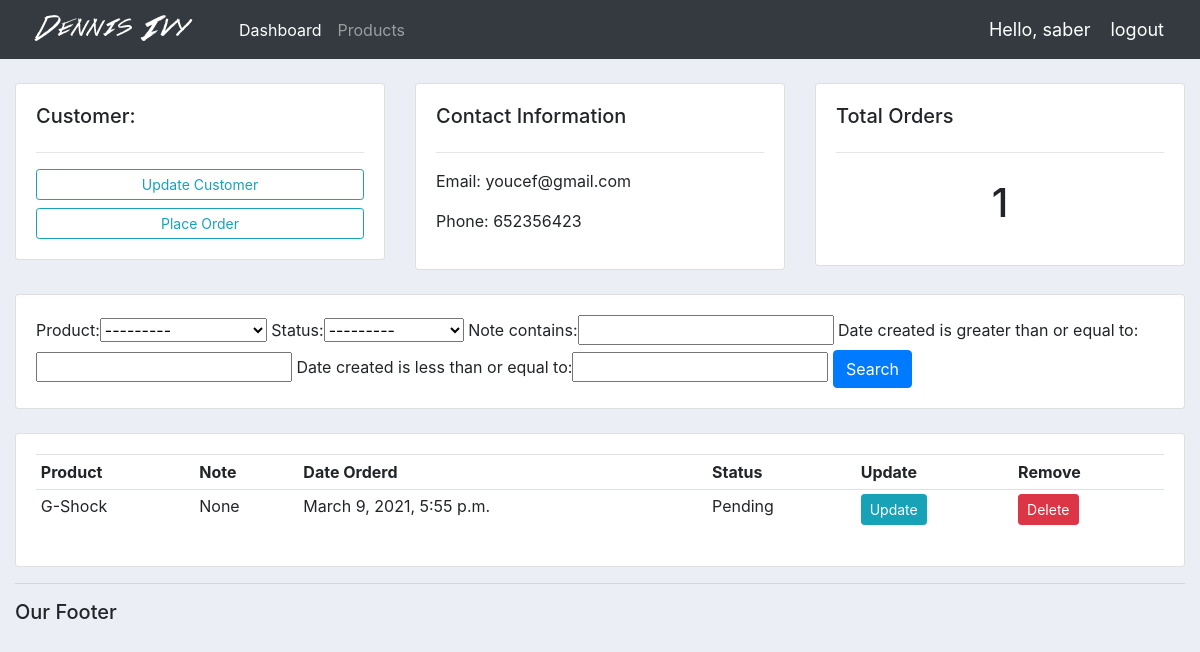
The page /customer/3/ (signed in) on the database as committed earlier.
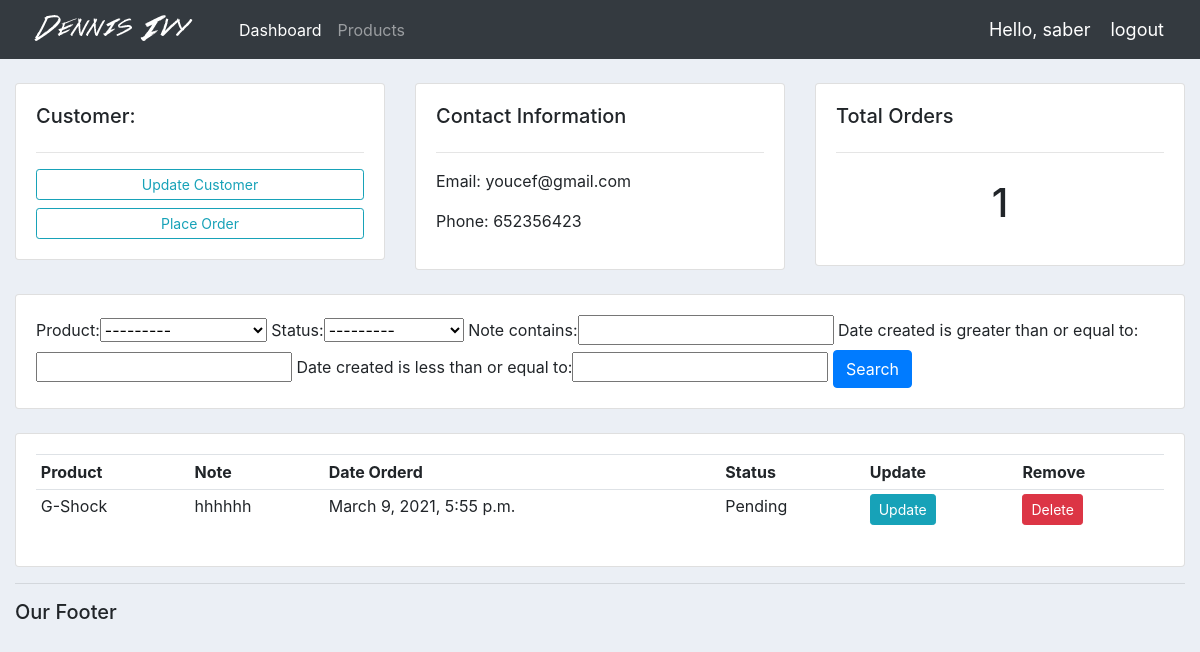
The same page on the database as committed later.
### accounts/models.py (models this page shows, shortened)
class Order(models.Model):
    STATUS = (
        ('Pending', 'Pending'),
        ('Out for delivery', 'Out for delivery'),
        ('Delivered', 'Delivered'),
    )
    customer = models.ForeignKey(Customer, null=True, on_delete=models.SET_NULL)
    product = models.ForeignKey(Product, null=True, on_delete=models.SET_NULL)
    date_created = models.DateTimeField(auto_now_add=True, null=True)
    status = models.CharField(max_length=200, null=True, choices=STATUS)
    note = models.CharField(max_length=1000, null=True)

class Product(models.Model):
    CATEGORY = (
        ('Indoor', 'Indoor'),
        ('Out Door', 'Out Door'),
    )
    name = models.CharField(max_length=200, null=True)
    price = models.FloatField(null=True)
    category = models.CharField(max_length=200, null=True, choices=CATEGORY)
    description = models.CharField(max_length=200, null=True, blank=True)
    date_created = models.DateTimeField(auto_now_add=True, null=True)
    tags = models.ManyToManyField(Tag)
    def __str__(self):
        return self.name

### accounts/views.py (the view)
# urls.py: path('customer/<str:pk_test>/', views.customer, name='customer'),
@login_required(login_url='login')
def customer(request, pk_test):
    customer = Customer.objects.get(id=pk_test)
    orders = customer.order_set.all()
    order_count = orders.count()
    myFilter = OrderFilter(request.GET, queryset=orders)
    orders = myFilter.qs
    context = {
        'customer': customer,
        'orders': orders,
        'total_orders': order_count,
        'myFilter': myFilter,
    }
    return render(request, 'accounts/customer.html', context)

### accounts/templates/accounts/customer.html
{% extends 'accounts/main.html' %}
{% block content %}
    	<br>
        <div class="row">
            <div class="col-md">
                <div class="card card-body">
                    <h5>Customer:</h5>
                    <hr>
                    <a class="btn btn-outline-info  btn-sm btn-block" href="">Update Customer</a>
                    <a class="btn btn-outline-info  btn-sm btn-block" href="{% url 'create_order' customer.id%}">Place Order</a>
                </div>
            </div>
            <div class="col-md">
                <div class="card card-body">
                    <h5>Contact Information</h5>
                    <hr>
                    <p>Email: {{customer.email}} </p>
                    <p>Phone: {{customer.phone}}  </p>
                </div>
            </div>
            <div class="col-md">
                <div class="card card-body">
                    <h5>Total Orders</h5>
                    <hr>
                    <h1 style="text-align: center;padding: 10px">{{total_orders}}</h1>
                </div>
            </div>
        </div>
        <br>
        <div class="row">
            <div class="col">
                <div class="card card-body">
                    <form method="get">
                        {{ myFilter.form }}
                    <button class="btn btn-primary" type="submit">Search</button>
                  </form>
                </div>
            </div>
        </div>
        <br>
        <div class="row">
            <div class="col-md">
                <div class="card card-body">
                    <table class="table table-sm">
                        <tr>
                            <th>Product</th>
                            <th>Note</th>
                            <th>Date Orderd</th>
                            <th>Status</th>
                            <th>Update</th>
                            <th>Remove</th>
                        </tr>
                        {%for order in orders %}
                        <tr>
                            <td>{{order.product.name}}</td>
                            <td>{{order.note}}</td>
                            <td>{{order.date_created}}</td>
                            <td>{{order.status}}</td>
                            <td><a class="btn btn-sm btn-info" href="{% url 'update_order' order.id %}">Update</a></td>
                            <td><a class="btn btn-sm btn-danger" href="{% url 'delete_order' order.id %}">Delete</a></td>
                        </tr>
                        {% endfor %}
                    </table>
                </div>
            </div>
        </div>
{% endblock %}

Rows that differ between the two databases and show on the page:
changed Order "Pending": note "None" → "hhhhhh"
